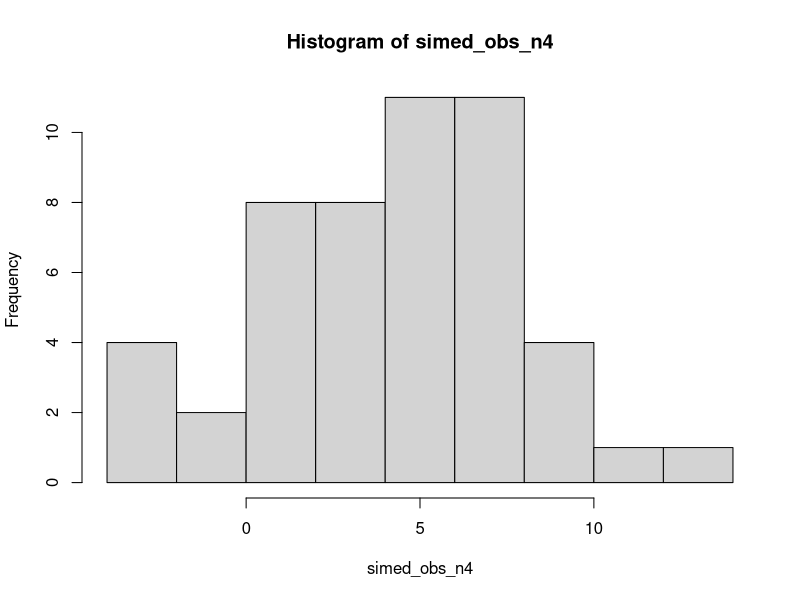
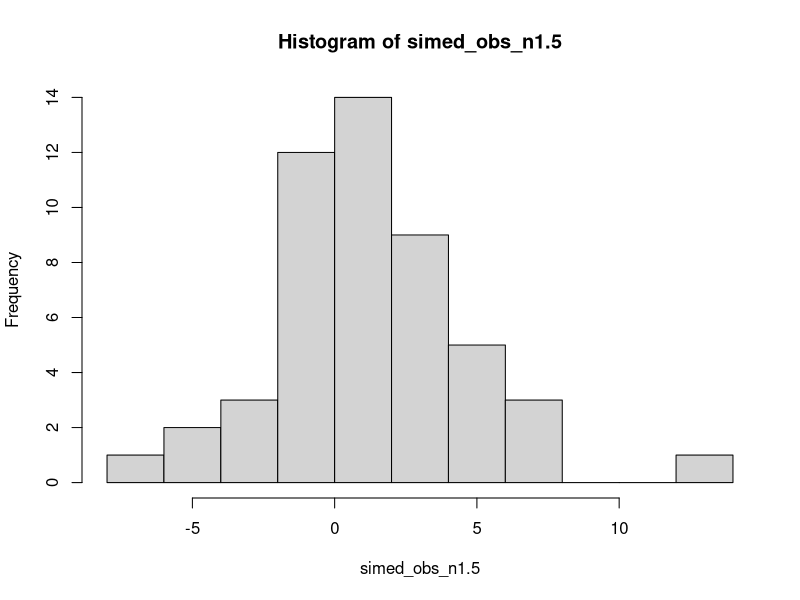
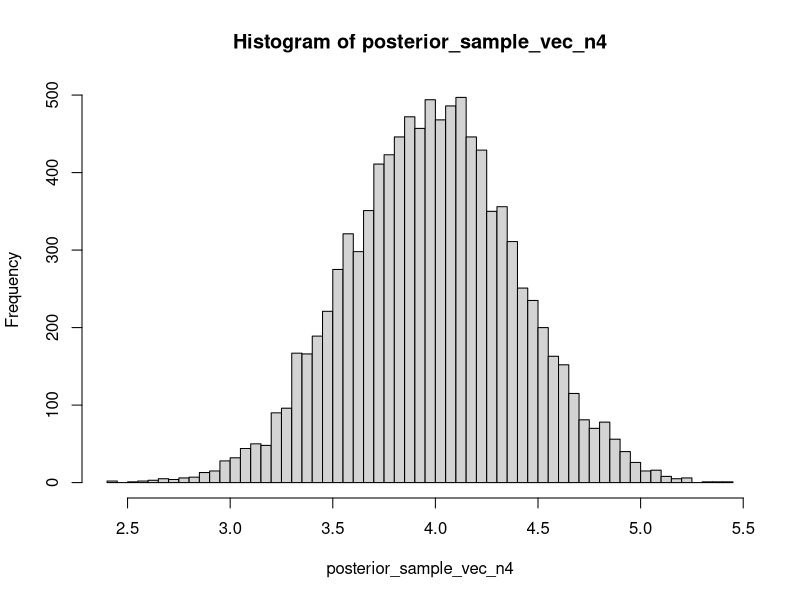
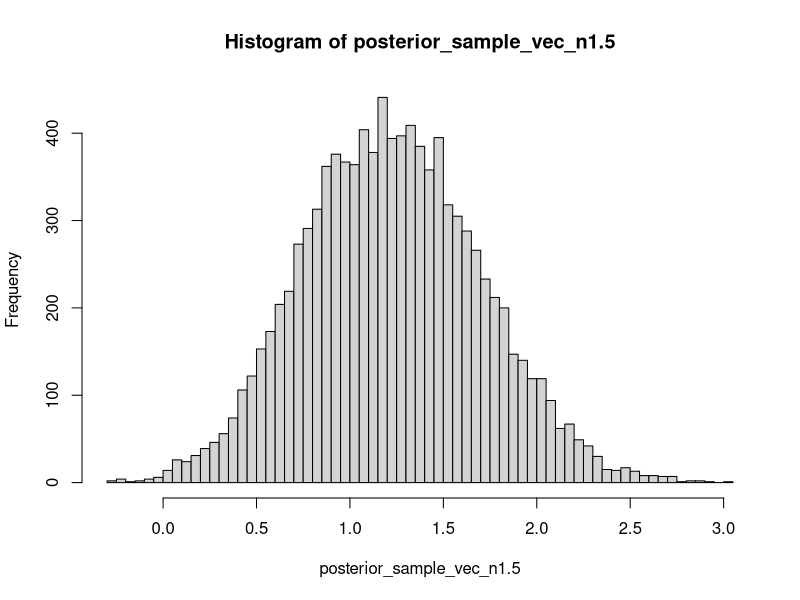

These figures' R source, in order: (Note: this script raises an error after producing the figures.)
set.seed(20220216)

simed_obs_n4 <- rnorm(50, 4, sqrt(10))
simed_obs_n1.5 <- rnorm(50, 1.5, sqrt(10))

par(mfrow=c(1, 1))
hist(simed_obs_n4)
hist(simed_obs_n1.5)

# drawing posterior samples
update_weight_normalmixture <- function(prior_weight, mu_vec, x_bar){
    tau = 1
    sigma = sqrt(10)
    n = 50
    new_weight = prior_weight * exp(-0.5*(n/(n*tau^2+sigma^2))*(mu_vec-x_bar)^2)
    new_weight = new_weight/sum(new_weight)
    return(new_weight)
}

update_normalmixture_parameters <- function(mu, x_bar){
    tau = 1
    sigma = sqrt(10)
    n = 50

    scale_param  = 1/((n/sigma^2) + (1/tau^2))
    loc_param = scale_param * (x_bar*n/sigma^2 + mu/tau^2)
    return(c(loc_param, sqrt(scale_param)))
}

prior_weight = c(1/3, 1/3, 1/3)
prior_mu_vec = c(-3,0,3)
posterior_weight_n4 = update_weight_normalmixture(
    prior_weight, prior_mu_vec, mean(simed_obs_n4))
print(round(posterior_weight_n4, 4))

posterior_weight_n1.5 = update_weight_normalmixture(
    prior_weight, prior_mu_vec, mean(simed_obs_n1.5))
print(round(posterior_weight_n1.5, 4))


N = 10000
chosen_mixture_n4 = sample(c(1,2,3), N, replace=TRUE, prob=posterior_weight_n4)
chosen_mixture_n1.5 = sample(c(1,2,3), N, replace=TRUE, prob=posterior_weight_n1.5)

chosen_mixture_count_n1.5 = c(
    sum(chosen_mixture_n1.5==1),
    sum(chosen_mixture_n1.5==2),
    sum(chosen_mixture_n1.5==3))
chosen_mixture_count_n1.5
chosen_mixture_count_n4 = c(
    sum(chosen_mixture_n4==1),
    sum(chosen_mixture_n4==2), 
    sum(chosen_mixture_n4==3))
chosen_mixture_count_n4

posterior_sample_vec_n4 = c()
for(i in 1:3){
    params = update_normalmixture_parameters(prior_mu_vec[i], mean(simed_obs_n4))
    posterior_sample_vec_n4 = c(
        posterior_sample_vec_n4, 
        rnorm(chosen_mixture_count_n4[i], params[1], params[2]))
}
hist(posterior_sample_vec_n4, breaks=100)



posterior_sample_vec_n1.5 = c()
for(i in 1:3){
    params = update_normalmixture_parameters(prior_mu_vec[i], mean(simed_obs_n1.5))
    posterior_sample_vec_n1.5 = c(
        posterior_sample_vec_n1.5, 
        rnorm(chosen_mixture_count_n1.5[i], params[1], params[2]))
}
hist(posterior_sample_vec_n1.5, breaks=100)
mean(postpredictive_sample_vec_n1.5)
var(postpredictive_sample_vec_n1.5)

#draw posterior predictive samples
#1. using posterior samples
K=10000
chosen_mu = sample(posterior_sample_vec_n4, K, replace=TRUE)
posterior_predictive_sample_n4 = c()
for(i in 1:K){
    posterior_predictive_sample_n4 = c(posterior_predictive_sample_n4, rnorm(1, chosen_mu[i], sqrt(10)))
}
hist(posterior_predictive_sample_n4, breaks=100)
mean(postpredictive_sample_vec_n4)
var(postpredictive_sample_vec_n4)



K=10000
chosen_mu = sample(posterior_sample_vec_n1.5, K, replace=TRUE)
posterior_predictive_sample_n1.5 = c()
for(i in 1:K){
    posterior_predictive_sample_n1.5 = c(posterior_predictive_sample_n1.5, rnorm(1, chosen_mu[i], sqrt(10)))
}
hist(posterior_predictive_sample_n1.5, breaks=100)
mean(postpredictive_sample_vec_n1.5)
var(postpredictive_sample_vec_n1.5)

#2. using posterior predictive distribution directly

K = 10000
chosen_mixture_n4 = sample(c(1,2,3), K, replace=TRUE, prob=posterior_weight_n4)
chosen_mixture_n1.5 = sample(c(1,2,3), K, replace=TRUE, prob=posterior_weight_n1.5)

chosen_mixture_count_n1.5 = c(
    sum(chosen_mixture_n1.5==1),
    sum(chosen_mixture_n1.5==2),
    sum(chosen_mixture_n1.5==3))
chosen_mixture_count_n1.5
chosen_mixture_count_n4 = c(
    sum(chosen_mixture_n4==1),
    sum(chosen_mixture_n4==2), 
    sum(chosen_mixture_n4==3))
chosen_mixture_count_n4

update_normalmixture_predictive_parameters <- function(mu, x_bar){
    tau = 1
    sigma = sqrt(10)
    n = 50

    scale_param  = 1/((n/sigma^2) + (1/tau^2))
    loc_param = scale_param * (x_bar*n/sigma^2 + mu/tau^2)
    return(c(loc_param, sqrt(scale_param + sigma^2)))
}

postpredictive_sample_vec_n4_v2 = c()
for(i in 1:3){
    params = update_normalmixture_predictive_parameters(
        prior_mu_vec[i], mean(simed_obs_n4))
    postpredictive_sample_vec_n4_v2 = c(
        postpredictive_sample_vec_n4_v2, 
        rnorm(chosen_mixture_count_n4[i], params[1], params[2]))
}
hist(postpredictive_sample_vec_n4_v2, breaks=100)
mean(postpredictive_sample_vec_n4_v2)
var(postpredictive_sample_vec_n4_v2)


postpredictive_sample_vec_n1.5_v2 = c()
for(i in 1:3){
    params = update_normalmixture_predictive_parameters(
        prior_mu_vec[i], mean(simed_obs_n1.5))
    postpredictive_sample_vec_n1.5_v2 = c(
        postpredictive_sample_vec_n1.5_v2, 
        rnorm(chosen_mixture_count_n1.5[i], params[1], params[2]))
}
hist(postpredictive_sample_vec_n1.5_v2, breaks=100)
mean(postpredictive_sample_vec_n1.5_v2)
var(postpredictive_sample_vec_n1.5_v2)